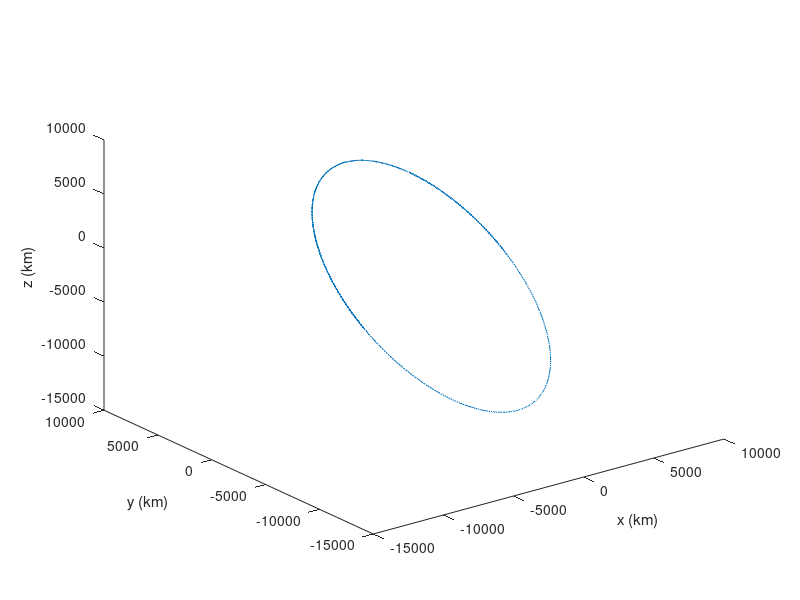

This figure's MATLAB source:
%% Homework 1
% Liam Hood
% Aero 351

function Aero_351_HW1

%% Clean up
clear ;
clc ;
close all ;

%% Part 1

disp( '1' )

time = [ 12 , 0 , 0 ] ; %Time in hours,minutes,seconds
date = [ 22 , 9 , 2018 ] ; %Date in day,month,year
[ Jd ] = Julian( time , date ) ; %Finds Julian date
disp([ 'Julian Date of ' , num2str(date) , ' at ' , num2str(time(1)) , ':' , num2str(time(2)) , ':' , num2str(time(3)) , ' UT is' ])
disp( Jd ) %display answer
disp( ' ' )

%% Part 2 

disp( '2' )

% a
disp( 'a' )
    time_a = [ 10 , 0 , 0 ] ; %Time in hours,minutes,seconds
    date_a = [ 21 , 12 , 2007 ] ; %Date in day,month,year
    loc_a = 144+58/60 ; %Location in east longitude
    [ lst_a ] = LSidereal( time_a , date_a , loc_a) ;
    disp([ 'The LST at ' , num2str(loc_a) , ' degrees east at ' , num2str(date_a) , ' at ' , num2str(time_a(1)) , ':' , num2str(time_a(2)) , ':' , num2str(time_a(3)) , ' is '])
    disp([ num2str(lst_a ) , ' degrees' ]) %display answer
% b
disp( 'b' )
    time_b = time ; %Time in hours,minutes,seconds
    date_b = [ 4 , 7 , 2018 ] ; %Date in day,month,year
    loc_b = -120.653 ; %location in east longitude
    [ lst_b ] = LSidereal( time_b , date_b , loc_b) ;
    disp([ 'The LST at ' , num2str(loc_b) , ' degrees east at ' , num2str(date_b) , ' at ' , num2str(time_b(1)) , ':' , num2str(time_b(2)) , ':' , num2str(time_b(3)) , ' is ' ])
    disp([ num2str(lst_b) , ' degrees' ]) %Display answer
    disp( ' ' )
    
%% Part 3

disp( '3. Curtis 2.4' )

mu_e = 398600 ; % km^3/s
rv = [ 3207 5459 2714 ] ; %initial position (km)
vv = [ -6.532 .7835 6.142 ] ; %initial velocity (km/s)
m2 = 1000 ; %mass sattelite
t0 = 0 ; %initial time
tf = 24*60*60 ; %final time in seconds

istate = [ rv vv ] ; % state vectors

ooptions = odeset( 'RelTol' , 1e-8 , 'AbsTol' , 1e-8 ) ;
[ ~ , nstate ] = ode45( @TwoBodyMotion , [ t0 tf ] , istate , ooptions , mu_e ) ;

figure
plot3( nstate(:,1) , nstate(:,2) , nstate(:,3) )
xlabel( 'x (km)' )
ylabel( 'y (km)' )
zlabel( 'z (km)' )

disp([ 'Position after 24 hours is ' , num2str([ nstate(1) nstate(2) nstate(3) ]) , 'km' ])
disp([ 'Radius is ' , num2str( norm([ nstate(1) nstate(2) nstate(3) ]) ) , ' km' ])
disp([ 'Velocity after 24 hours is ' , num2str([ nstate(4) nstate(5) nstate(6) ]) , ' km/s' ])
disp([ 'Speed is ' , num2str( norm([ nstate(4) nstate(5) nstate(6) ]) ) , ' km/s' ])
disp( ' ' )

%% Part 4

disp( '4. Curtis 2.10' )
disp( 'Start with velocity component equations' )
disp( 'v=sqrt(v_r^2+v_az^2) and v_az=(mu/h)*(1+e*cos(theta)) and v_r=(mu/h)*e*sin(theta)' )
disp( 'Then combine into single v equation and simplify' )
disp( 'v=sqrt( ((mu/h)*(1+e*cos(theta)))^2 + ((mu/h)*e*sin(theta))) ' )
disp( 'v=sqrt( (mu/h)^2*(1+2*e*cos(theta)+e^2*cos(theta)^2+e^2*sin(theta)^2))' )
disp( 'v=(mu/h)*sqrt(1+2*e*cos(theta)+e^2*(cos(theta)^2+sin(theta)^2 ' )
disp( 'v=(mu/h)*sqrt(1+2*e*cos(theta)+e^2)' )
disp( ' ' )


%% Part 5

disp( '5. Curtis 2.17' )

mu_m = 42828.37 ; % mu of mars (km^s/s)
r_m = 3390 ; %km
altitude = 200 ; %km
r = r_m + altitude ; %km

period = ( ( 2*pi )/( sqrt(mu_m) ) )*r^1.5 ; % period of orbit in seconds
period_hr = period/(60*60) ; %Period in hours
speed = sqrt( mu_m/r ) ; % Speed of orbit 

disp([ 'The period of the orbit is ' , num2str( period_hr ) , ' hours' ])
disp([ 'The speed of the orbit is ' , num2str( speed ) , ' km/s' ])
disp( ' ' )

%% Part 6 
r_p = 10000 ; % Radius at perigee (km)
r_a = 100000 ; % Radius at apogee (km)
r_e = 6378 ; % Radius of Earth (km)

disp( '6. Curtis 2.21' )

% a 
disp( 'a' )
ecc6 = ( r_a - r_p )/( r_a + r_p ) ; %eccentricity of orbit
disp([ 'The eccentricity is ' , num2str( ecc6 ) ])

h = sqrt( r_p * mu_e * ( 1 + ecc6 ) ) ; %angular momentum

disp( ' ' )
% b
disp( 'b' )
a = ( r_a + r_p )/2 ; % semi-major axis (km)
disp([ 'The semi-major axis is ' , num2str( a ) , ' km' ])
disp( ' ' )

% c 
disp( 'c' )
T = ((( 2*pi )/sqrt(mu_e)) * a^1.5 )/60^2; %Period in hours
disp([ 'The period is ' , num2str( T ) , ' hours' ])
disp( ' ' )

% d
disp( 'd' )
se = - mu_e/( 2*a ) ; %Specific energy of orbit
disp([ 'The specific energy of the orbit is ' , num2str( se ) , ' km^2/s^2' ])
disp( ' ' )

% e 
disp( 'e' )
r6e = 10000 + r_e ; % Radius at altitude of 10000 km
ta6e = acosd( (( h^2/( mu_e*r6e )) - 1 ) / ecc6 ) ; %True anomaly above radius (degrees)
disp([ 'The true anomaly when the satellite is at an altitude of 10,000 km is ' ])
disp([ num2str( ta6e ) , ' degrees' ])
disp( ' ' )

% f
disp( 'f' )
v_az = h/r6e ; % Azmuthal velocity (km/s)
v_r = ( mu_e/h ) * ecc6 * sin( ta6e ) ; %Radial velocity (km/s)
disp([ 'The azmuthal velocity is ' , num2str( v_az ) , ' km/s' ])
disp([ 'The radial velocity is ' , num2str( v_r ) , ' km/s' ]) 
disp( ' ' )

% g
disp( 'g' )
v_per = h/r_p ; % Velocity at perigee (km/s)
v_apo = h/r_a ; % Velocity at apogee (km/s)
disp([ 'The velocity at perigee ' , num2str( v_per ) ])
disp([ 'The velocity at apogee ' , num2str( v_apo ) ])
disp( ' ' )

%% Functions

function [ Jd , Jo , UT] = Julian( time , date )
%Calculates the Julian Date from a date and time
%   Uses an input of date in form [dd,mm,yyyy] and time in UT [hour,minute,second] to find Julian date. BCE years should be
%   negative

% Julian date without time
    Jo = 367*date(3) - floor(( 7*( date(3)+floor(( date(2)+9 )/12 )) )/4)+floor((275*date(2))/9) + date(1) + 1721013.5 ;
% Time 
    hour = time(1) ; %hours past noon as fraction of a day
    minute = time(2)/(60) ; %minutes as fraction of a day
    second = time(3)/(60*60) ; %seconds as fraction of a day
    UT = hour + minute + second ; % add time together 
    Jd = Jo + UT/24 ; % Full Julian date
    
end

function [Lst] = LSidereal( time , date , location )
%Calculates Local Siderial Time 
%   Input arguments are time in [hour,minute,second] and date in
%   [day,month,year] and location is in east longitude. West longitude is
%   negative
J2000 = 2451545 ;
JC = 36525 ;
    [ ~ , Jo , UT ] = Julian( time , date ) ; %Runs Julian to find Jo
    To = ( Jo - J2000 )/JC ;
    theta_G0 = 100.4606184 + 36000.77004*To + .000387933*To^2-2.58e3*To^3 ;
    if theta_G0 > 360 % If to big to 
        while theta_G0 > 360
            theta_G0 = theta_G0 - 360 ;
        end
    elseif theta_G0 < 0
        while theta_G0 < 0
            theta_G0 = theta_G0 + 360 ;
        end
    end
    theta_G = theta_G0 + 360.98564724*(UT/24) ;
    theta = theta_G + location ;
        if theta > 360
        while theta > 360
            theta = theta - 360 ;
        end
    elseif theta < 0
        while theta < 0
            theta = theta + 360 ;
        end
        end
        Lst = theta ;
    
end

function dstate_dt = TwoBodyMotion( t , state , mu ) 
% Finds change in state with respect to time. Input time, t, in seconds and
% state as position vector followed by velocity vector as well as mu

rad = norm( [ state(1) state(2) state(3) ] ) ; %radius

dx = state(4) ; % velocity in x
dy = state(5) ; % velocity in y
dz = state(6) ; % velocity in z
ddx = -mu*state(1)/rad^3 ; % acceleration in x
ddy = -mu*state(2)/rad^3 ; % acceleration in y
ddz = -mu*state(3)/rad^3 ; % acceleration in z

dstate_dt = [ dx ; dy ; dz ; ddx ; ddy ; ddz ] ;

end

end
